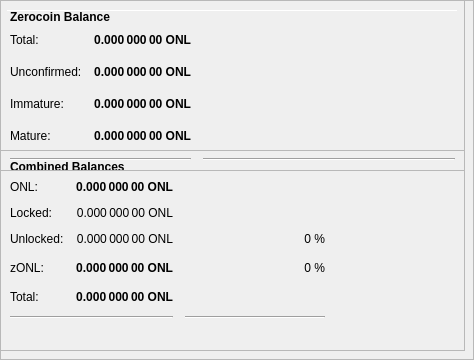
        <widget class="QFrame" name="frameObfuscation">
         <property name="minimumSize">
          <size>
           <width>0</width>
           <height>350</height>
          </size>
         </property>
         <property name="layoutDirection">
          <enum>Qt::LeftToRight</enum>
         </property>
         <property name="frameShape">
          <enum>QFrame::StyledPanel</enum>
         </property>
         <property name="frameShadow">
          <enum>QFrame::Raised</enum>
         </property>
         <widget class="QPushButton" name="runAutoDenom">
          <property name="geometry">
           <rect>
            <x>251</x>
            <y>17</y>
            <width>1</width>
            <height>1</height>
           </rect>
          </property>
          <property name="palette">
           <palette>
            <active>
             <colorrole role="WindowText">
              <brush brushstyle="SolidPattern">
               <color alpha="255">
                <red>0</red>
                <green>0</green>
                <blue>0</blue>
               </color>
              </brush>
             </colorrole>
             <colorrole role="Button">
              <brush brushstyle="SolidPattern">
               <color alpha="255">
                <red>239</red>
                <green>238</green>
                <blue>238</blue>
               </color>
              </brush>
             </colorrole>
             <colorrole role="Light">
              <brush brushstyle="SolidPattern">
               <color alpha="255">
                <red>255</red>
                <green>255</green>
                <blue>255</blue>
               </color>
              </brush>
             </colorrole>
             <colorrole role="Midlight">
              <brush brushstyle="SolidPattern">
               <color alpha="255">
                <red>247</red>
                <green>246</green>
                <blue>246</blue>
               </color>
              </brush>
             </colorrole>
             <colorrole role="Dark">
              <brush brushstyle="SolidPattern">
               <color alpha="255">
                <red>119</red>
                <green>119</green>
                <blue>119</blue>
               </color>
              </brush>
             </colorrole>
             <colorrole role="Mid">
              <brush brushstyle="SolidPattern">
               <color alpha="255">
                <red>159</red>
                <green>159</green>
                <blue>159</blue>
               </color>
              </brush>
             </colorrole>
             <colorrole role="Text">
              <brush brushstyle="SolidPattern">
               <color alpha="255">
                <red>0</red>
                <green>0</green>
                <blue>0</blue>
               </color>
              </brush>
             </colorrole>
             <colorrole role="BrightText">
              <brush brushstyle="SolidPattern">
               <color alpha="255">
                <red>255</red>
                <green>255</green>
                <blue>255</blue>
               </color>
              </brush>
             </colorrole>
             <colorrole role="ButtonText">
              <brush brushstyle="SolidPattern">
               <color alpha="255">
                <red>0</red>
                <green>0</green>
                <blue>0</blue>
               </color>
              </brush>
             </colorrole>
             <colorrole role="Base">
              <brush brushstyle="SolidPattern">
               <color alpha="255">
                <red>255</red>
                <green>255</green>
                <blue>255</blue>
               </color>
              </brush>
             </colorrole>
             <colorrole role="Window">
              <brush brushstyle="SolidPattern">
               <color alpha="255">
                <red>239</red>
                <green>238</green>
                <blue>238</blue>
               </color>
              </brush>
             </colorrole>
             <colorrole role="Shadow">
              <brush brushstyle="SolidPattern">
               <color alpha="255">
                <red>0</red>
                <green>0</green>
                <blue>0</blue>
               </color>
              </brush>
             </colorrole>
             <colorrole role="AlternateBase">
              <brush brushstyle="SolidPattern">
               <color alpha="255">
                <red>247</red>
                <green>246</green>
                <blue>246</blue>
               </color>
              </brush>
             </colorrole>
             <colorrole role="ToolTipBase">
              <brush brushstyle="SolidPattern">
               <color alpha="255">
                <red>255</red>
                <green>255</green>
                <blue>220</blue>
               </color>
              </brush>
             </colorrole>
             <colorrole role="ToolTipText">
              <brush brushstyle="SolidPattern">
               <color alpha="255">
                <red>0</red>
                <green>0</green>
                <blue>0</blue>
               </color>
              </brush>
             </colorrole>
            </active>
            <inactive>
             <colorrole role="WindowText">
              <brush brushstyle="SolidPattern">
               <color alpha="255">
                <red>0</red>
                <green>0</green>
                <blue>0</blue>
               </color>
              </brush>
             </colorrole>
             <colorrole role="Button">
              <brush brushstyle="SolidPattern">
               <color alpha="255">
                <red>239</red>
                <green>238</green>
                <blue>238</blue>
               </color>
              </brush>
             </colorrole>
             <colorrole role="Light">
              <brush brushstyle="SolidPattern">
               <color alpha="255">
                <red>255</red>
                <green>255</green>
                <blue>255</blue>
               </color>
              </brush>
             </colorrole>
             <colorrole role="Midlight">
              <brush brushstyle="SolidPattern">
               <color alpha="255">
                <red>247</red>
                <green>246</green>
                <blue>246</blue>
               </color>
              </brush>
             </colorrole>
             <colorrole role="Dark">
              <brush brushstyle="SolidPattern">
               <color alpha="255">
                <red>119</red>
                <green>119</green>
                <blue>119</blue>
               </color>
              </brush>
             </colorrole>
             <colorrole role="Mid">
              <brush brushstyle="SolidPattern">
               <color alpha="255">
                <red>159</red>
                <green>159</green>
                <blue>159</blue>
               </color>
              </brush>
             </colorrole>
             <colorrole role="Text">
              <brush brushstyle="SolidPattern">
               <color alpha="255">
                <red>0</red>
                <green>0</green>
                <blue>0</blue>
               </color>
              </brush>
             </colorrole>
             <colorrole role="BrightText">
              <brush brushstyle="SolidPattern">
               <color alpha="255">
                <red>255</red>
                <green>255</green>
                <blue>255</blue>
               </color>
              </brush>
             </colorrole>
             <colorrole role="ButtonText">
              <brush brushstyle="SolidPattern">
               <color alpha="255">
                <red>0</red>
                <green>0</green>
                <blue>0</blue>
               </color>
              </brush>
             </colorrole>
             <colorrole role="Base">
              <brush brushstyle="SolidPattern">
               <color alpha="255">
                <red>255</red>
                <green>255</green>
                <blue>255</blue>
               </color>
              </brush>
             </colorrole>
             <colorrole role="Window">
              <brush brushstyle="SolidPattern">
               <color alpha="255">
                <red>239</red>
                <green>238</green>
                <blue>238</blue>
               </color>
              </brush>
             </colorrole>
             <colorrole role="Shadow">
              <brush brushstyle="SolidPattern">
               <color alpha="255">
                <red>0</red>
                <green>0</green>
                <blue>0</blue>
               </color>
              </brush>
             </colorrole>
             <colorrole role="AlternateBase">
              <brush brushstyle="SolidPattern">
               <color alpha="255">
                <red>247</red>
                <green>246</green>
                <blue>246</blue>
               </color>
              </brush>
             </colorrole>
             <colorrole role="ToolTipBase">
              <brush brushstyle="SolidPattern">
               <color alpha="255">
                <red>255</red>
                <green>255</green>
                <blue>220</blue>
               </color>
              </brush>
             </colorrole>
             <colorrole role="ToolTipText">
              <brush brushstyle="SolidPattern">
               <color alpha="255">
                <red>0</red>
                <green>0</green>
                <blue>0</blue>
               </color>
              </brush>
             </colorrole>
            </inactive>
            <disabled>
             <colorrole role="WindowText">
              <brush brushstyle="SolidPattern">
               <color alpha="255">
                <red>119</red>
                <green>119</green>
                <blue>119</blue>
               </color>
              </brush>
             </colorrole>
             <colorrole role="Button">
              <brush brushstyle="SolidPattern">
               <color alpha="255">
                <red>239</red>
                <green>238</green>
                <blue>238</blue>
               </color>
              </brush>
             </colorrole>
             <colorrole role="Light">
              <brush brushstyle="SolidPattern">
               <color alpha="255">
                <red>255</red>
                <green>255</green>
                <blue>255</blue>
               </color>
              </brush>
             </colorrole>
             <colorrole role="Midlight">
              <brush brushstyle="SolidPattern">
               <color alpha="255">
                <red>247</red>
                <green>246</green>
                <blue>246</blue>
               </color>
              </brush>
             </colorrole>
             <colorrole role="Dark">
              <brush brushstyle="SolidPattern">
               <color alpha="255">
                <red>119</red>
                <green>119</green>
                <blue>119</blue>
               </color>
              </brush>
             </colorrole>
             <colorrole role="Mid">
              <brush brushstyle="SolidPattern">
               <color alpha="255">
                <red>159</red>
                <green>159</green>
                <blue>159</blue>
               </color>
              </brush>
             </colorrole>
             <colorrole role="Text">
              <brush brushstyle="SolidPattern">
               <color alpha="255">
                <red>119</red>
                <green>119</green>
                <blue>119</blue>
               </color>
              </brush>
             </colorrole>
             <colorrole role="BrightText">
              <brush brushstyle="SolidPattern">
               <color alpha="255">
                <red>255</red>
                <green>255</green>
                <blue>255</blue>
               </color>
              </brush>
             </colorrole>
             <colorrole role="ButtonText">
              <brush brushstyle="SolidPattern">
               <color alpha="255">
                <red>119</red>
                <green>119</green>
                <blue>119</blue>
               </color>
              </brush>
             </colorrole>
             <colorrole role="Base">
              <brush brushstyle="SolidPattern">
               <color alpha="255">
                <red>239</red>
                <green>238</green>
                <blue>238</blue>
               </color>
              </brush>
             </colorrole>
             <colorrole role="Window">
              <brush brushstyle="SolidPattern">
               <color alpha="255">
                <red>239</red>
                <green>238</green>
                <blue>238</blue>
               </color>
              </brush>
             </colorrole>
             <colorrole role="Shadow">
              <brush brushstyle="SolidPattern">
               <color alpha="255">
                <red>0</red>
                <green>0</green>
                <blue>0</blue>
               </color>
              </brush>
             </colorrole>
             <colorrole role="AlternateBase">
              <brush brushstyle="SolidPattern">
               <color alpha="255">
                <red>239</red>
                <green>238</green>
                <blue>238</blue>
               </color>
              </brush>
             </colorrole>
             <colorrole role="ToolTipBase">
              <brush brushstyle="SolidPattern">
               <color alpha="255">
                <red>255</red>
                <green>255</green>
                <blue>220</blue>
               </color>
              </brush>
             </colorrole>
             <colorrole role="ToolTipText">
              <brush brushstyle="SolidPattern">
               <color alpha="255">
                <red>0</red>
                <green>0</green>
                <blue>0</blue>
               </color>
              </brush>
             </colorrole>
            </disabled>
           </palette>
          </property>
          <property name="focusPolicy">
           <enum>Qt::NoFocus</enum>
          </property>
          <property name="autoFillBackground">
           <bool>true</bool>
          </property>
          <property name="text">
           <string/>
          </property>
          <property name="flat">
           <bool>true</bool>
          </property>
         </widget>
         <widget class="Line" name="line">
          <property name="geometry">
           <rect>
            <x>7</x>
            <y>10</y>
            <width>451</width>
            <height>1</height>
           </rect>
          </property>
          <property name="orientation">
           <enum>Qt::Horizontal</enum>
          </property>
         </widget>
         <widget class="QFrame" name="frame_3">
          <property name="geometry">
           <rect>
            <x>0</x>
            <y>150</y>
            <width>465</width>
            <height>201</height>
           </rect>
          </property>
          <property name="frameShape">
           <enum>QFrame::StyledPanel</enum>
          </property>
          <property name="frameShadow">
           <enum>QFrame::Raised</enum>
          </property>
          <layout class="QVBoxLayout" name="verticalLayout_5">
           <item>
            <layout class="QHBoxLayout" name="horizontalLayout_5" stretch="0">
             <item>
              <widget class="QLabel" name="label_5z">
               <property name="maximumSize">
                <size>
                 <width>16777215</width>
                 <height>20</height>
                </size>
               </property>
               <property name="font">
                <font>
                 <weight>75</weight>
                 <bold>true</bold>
                </font>
               </property>
               <property name="toolTip">
                <string>Combined Balances (including unconfirmed and immature coins)</string>
               </property>
               <property name="text">
                <string>&lt;html&gt;&lt;head/&gt;&lt;body&gt;&lt;p&gt;Combined Balances&lt;/p&gt;&lt;/body&gt;&lt;/html&gt;</string>
               </property>
              </widget>
             </item>
            </layout>
           </item>
           <item>
            <layout class="QGridLayout" name="gridLayout_3">
             <property name="spacing">
              <number>12</number>
             </property>
             <item row="7" column="0" colspan="2">
              <widget class="Line" name="lineSpendableBalance_3">
               <property name="orientation">
                <enum>Qt::Horizontal</enum>
               </property>
              </widget>
             </item>
             <item row="7" column="2">
              <widget class="Line" name="lineWatchBalance_3">
               <property name="sizePolicy">
                <sizepolicy hsizetype="Preferred" vsizetype="Fixed">
                 <horstretch>0</horstretch>
                 <verstretch>0</verstretch>
                </sizepolicy>
               </property>
               <property name="minimumSize">
                <size>
                 <width>140</width>
                 <height>0</height>
                </size>
               </property>
               <property name="orientation">
                <enum>Qt::Horizontal</enum>
               </property>
              </widget>
             </item>
             <item row="4" column="1">
              <widget class="QLabel" name="labelzBalancez">
               <property name="font">
                <font>
                 <weight>75</weight>
                 <bold>true</bold>
                </font>
               </property>
               <property name="cursor">
                <cursorShape>IBeamCursor</cursorShape>
               </property>
               <property name="toolTip">
                <string>Total of transactions that have yet to be confirmed, and do not yet count toward the spendable balance</string>
               </property>
               <property name="text">
                <string notr="true">0.000 000 00 ONL</string>
               </property>
               <property name="alignment">
                <set>Qt::AlignRight|Qt::AlignTrailing|Qt::AlignVCenter</set>
               </property>
               <property name="textInteractionFlags">
                <set>Qt::LinksAccessibleByMouse|Qt::TextSelectableByKeyboard|Qt::TextSelectableByMouse</set>
               </property>
              </widget>
             </item>
             <item row="6" column="1">
              <widget class="QLabel" name="labelTotalz">
               <property name="font">
                <font>
                 <weight>75</weight>
                 <bold>true</bold>
                </font>
               </property>
               <property name="cursor">
                <cursorShape>IBeamCursor</cursorShape>
               </property>
               <property name="toolTip">
                <string>Total Balance, including unconfirmed and immature coins.</string>
               </property>
               <property name="text">
                <string notr="true">0.000 000 00 ONL</string>
               </property>
               <property name="alignment">
                <set>Qt::AlignRight|Qt::AlignTrailing|Qt::AlignVCenter</set>
               </property>
               <property name="textInteractionFlags">
                <set>Qt::LinksAccessibleByMouse|Qt::TextSelectableByKeyboard|Qt::TextSelectableByMouse</set>
               </property>
              </widget>
             </item>
             <item row="4" column="3">
              <spacer name="horizontalSpacer_6">
               <property name="orientation">
                <enum>Qt::Horizontal</enum>
               </property>
               <property name="sizeHint" stdset="0">
                <size>
                 <width>40</width>
                 <height>20</height>
                </size>
               </property>
              </spacer>
             </item>
             <item row="6" column="0">
              <widget class="QLabel" name="labelTotalTextz">
               <property name="text">
                <string>Total:</string>
               </property>
              </widget>
             </item>
             <item row="1" column="0">
              <widget class="QLabel" name="labelBalanceTextz">
               <property name="text">
                <string>ONL:</string>
               </property>
              </widget>
             </item>
             <item row="1" column="1">
              <widget class="QLabel" name="labelBalancez">
               <property name="font">
                <font>
                 <weight>75</weight>
                 <bold>true</bold>
                </font>
               </property>
               <property name="cursor">
                <cursorShape>IBeamCursor</cursorShape>
               </property>
               <property name="toolTip">
                <string>Your current spendable balance</string>
               </property>
               <property name="text">
                <string notr="true">0.000 000 00 ONL</string>
               </property>
               <property name="alignment">
                <set>Qt::AlignRight|Qt::AlignTrailing|Qt::AlignVCenter</set>
               </property>
               <property name="textInteractionFlags">
                <set>Qt::LinksAccessibleByMouse|Qt::TextSelectableByKeyboard|Qt::TextSelectableByMouse</set>
               </property>
              </widget>
             </item>
             <item row="4" column="0">
              <widget class="QLabel" name="labelzBalanceTextz">
               <property name="toolTip">
                <string/>
               </property>
               <property name="text">
                <string>zONL:</string>
               </property>
              </widget>
             </item>
             <item row="4" column="2">
              <widget class="QLabel" name="labelzONLPercent">
               <property name="toolTip">
                <string>Current percentage of zONL.
If AutoMint is enabled this percentage will settle around the configured AutoMint percentage (default = 10%)</string>
               </property>
               <property name="text">
                <string>0 %</string>
               </property>
               <property name="alignment">
                <set>Qt::AlignRight|Qt::AlignTrailing|Qt::AlignVCenter</set>
               </property>
              </widget>
             </item>
             <item row="6" column="2">
              <widget class="QLabel" name="label100Percent">
               <property name="text">
                <string/>
               </property>
               <property name="alignment">
                <set>Qt::AlignRight|Qt::AlignTrailing|Qt::AlignVCenter</set>
               </property>
              </widget>
             </item>
             <item row="2" column="1">
              <widget class="QLabel" name="labelLockedBalance">
               <property name="toolTip">
                <string>Locked ONL or Masternode collaterals. These are excluded from zONL minting.</string>
               </property>
               <property name="text">
                <string>0.000 000 00 ONL</string>
               </property>
               <property name="alignment">
                <set>Qt::AlignRight|Qt::AlignTrailing|Qt::AlignVCenter</set>
               </property>
              </widget>
             </item>
             <item row="2" column="0">
              <widget class="QLabel" name="labelLockedBalanceText">
               <property name="toolTip">
                <string>Locked ONL or Masternode collaterals. These are excluded from zONL minting.</string>
               </property>
               <property name="text">
                <string>Locked:</string>
               </property>
              </widget>
             </item>
             <item row="3" column="0">
              <widget class="QLabel" name="labelUnLockedBalanceText">
               <property name="toolTip">
                <string>Unlocked ONLs. These can be used for zONL minting.</string>
               </property>
               <property name="text">
                <string>Unlocked:</string>
               </property>
              </widget>
             </item>
             <item row="3" column="1">
              <widget class="QLabel" name="labelUnLockedBalance">
               <property name="toolTip">
                <string>Unlocked ONLs. These can be used for zONL minting.</string>
               </property>
               <property name="text">
                <string>0.000 000 00 ONL</string>
               </property>
               <property name="alignment">
                <set>Qt::AlignRight|Qt::AlignTrailing|Qt::AlignVCenter</set>
               </property>
              </widget>
             </item>
             <item row="3" column="2">
              <widget class="QLabel" name="labelONLPercent">
               <property name="text">
                <string>0 %</string>
               </property>
               <property name="alignment">
                <set>Qt::AlignRight|Qt::AlignTrailing|Qt::AlignVCenter</set>
               </property>
              </widget>
             </item>
            </layout>
           </item>
           <item>
            <spacer name="verticalSpacer">
             <property name="orientation">
              <enum>Qt::Vertical</enum>
             </property>
             <property name="sizeHint" stdset="0">
              <size>
               <width>20</width>
               <height>40</height>
              </size>
             </property>
            </spacer>
           </item>
          </layout>
         </widget>
         <widget class="QFrame" name="frame_4">
          <property name="geometry">
           <rect>
            <x>0</x>
            <y>0</y>
            <width>465</width>
            <height>171</height>
           </rect>
          </property>
          <property name="frameShape">
           <enum>QFrame::StyledPanel</enum>
          </property>
          <property name="frameShadow">
           <enum>QFrame::Raised</enum>
          </property>
          <layout class="QVBoxLayout" name="verticalLayout_7">
           <item>
            <layout class="QHBoxLayout" name="horizontalLayout_8" stretch="0">
             <item>
              <widget class="QLabel" name="label_5z_3">
               <property name="maximumSize">
                <size>
                 <width>16777215</width>
                 <height>20</height>
                </size>
               </property>
               <property name="font">
                <font>
                 <weight>75</weight>
                 <bold>true</bold>
                </font>
               </property>
               <property name="text">
                <string>Zerocoin Balance</string>
               </property>
              </widget>
             </item>
            </layout>
           </item>
           <item>
            <layout class="QGridLayout" name="gridLayout_5">
             <property name="spacing">
              <number>12</number>
             </property>
             <item row="4" column="0">
              <widget class="QLabel" name="labelzBalanceMatureText">
               <property name="toolTip">
                <string>Mature: more than 20 confirmation and more than 3 mints of the same denomination after it was minted.
These zONL are spendable.</string>
               </property>
               <property name="text">
                <string>Mature:</string>
               </property>
              </widget>
             </item>
             <item row="5" column="0" colspan="2">
              <widget class="Line" name="lineSpendableBalance_5">
               <property name="orientation">
                <enum>Qt::Horizontal</enum>
               </property>
              </widget>
             </item>
             <item row="1" column="1">
              <widget class="QLabel" name="labelzBalance">
               <property name="font">
                <font>
                 <weight>75</weight>
                 <bold>true</bold>
                </font>
               </property>
               <property name="cursor">
                <cursorShape>IBeamCursor</cursorShape>
               </property>
               <property name="toolTip">
                <string>All available zONL, unconfirmed and immature zONL included.</string>
               </property>
               <property name="text">
                <string notr="true">0.000 000 00 ONL</string>
               </property>
               <property name="alignment">
                <set>Qt::AlignRight|Qt::AlignTrailing|Qt::AlignVCenter</set>
               </property>
               <property name="textInteractionFlags">
                <set>Qt::LinksAccessibleByMouse|Qt::TextSelectableByKeyboard|Qt::TextSelectableByMouse</set>
               </property>
              </widget>
             </item>
             <item row="5" column="2">
              <widget class="Line" name="lineWatchBalance_5">
               <property name="sizePolicy">
                <sizepolicy hsizetype="Preferred" vsizetype="Fixed">
                 <horstretch>0</horstretch>
                 <verstretch>0</verstretch>
                </sizepolicy>
               </property>
               <property name="minimumSize">
                <size>
                 <width>140</width>
                 <height>0</height>
                </size>
               </property>
               <property name="orientation">
                <enum>Qt::Horizontal</enum>
               </property>
              </widget>
             </item>
             <item row="1" column="0">
              <widget class="QLabel" name="labelzBalanceText">
               <property name="toolTip">
                <string>All available zONL, unconfirmed and immature zONL included.</string>
               </property>
               <property name="text">
                <string>Total:</string>
               </property>
              </widget>
             </item>
             <item row="1" column="2">
              <spacer name="horizontalSpacer_8">
               <property name="orientation">
                <enum>Qt::Horizontal</enum>
               </property>
               <property name="sizeHint" stdset="0">
                <size>
                 <width>40</width>
                 <height>20</height>
                </size>
               </property>
              </spacer>
             </item>
             <item row="4" column="2">
              <spacer name="horizontalSpacer_4">
               <property name="orientation">
                <enum>Qt::Horizontal</enum>
               </property>
               <property name="sizeHint" stdset="0">
                <size>
                 <width>40</width>
                 <height>20</height>
                </size>
               </property>
              </spacer>
             </item>
             <item row="4" column="1">
              <widget class="QLabel" name="labelzBalanceMature">
               <property name="font">
                <font>
                 <weight>75</weight>
                 <bold>true</bold>
                </font>
               </property>
               <property name="toolTip">
                <string>Mature: more than 20 confirmation and more than 3 mints of the same denomination after it was minted.
These zONL are spendable.</string>
               </property>
               <property name="text">
                <string>0.000 000 00 ONL</string>
               </property>
               <property name="alignment">
                <set>Qt::AlignRight|Qt::AlignTrailing|Qt::AlignVCenter</set>
               </property>
              </widget>
             </item>
             <item row="2" column="0">
              <widget class="QLabel" name="labelzBalanceUnconfirmedText">
               <property name="toolTip">
                <string>Unconfirmed: less than 20 confirmations
Immature: confirmed, but less than 3 mints of the same denomination after it was minted</string>
               </property>
               <property name="text">
                <string>Unconfirmed:</string>
               </property>
              </widget>
             </item>
             <item row="2" column="1">
              <widget class="QLabel" name="labelzBalanceUnconfirmed">
               <property name="font">
                <font>
                 <weight>75</weight>
                 <bold>true</bold>
                </font>
               </property>
               <property name="toolTip">
                <string>Unconfirmed: less than 20 confirmations
Immature: confirmed, but less than 3 mints of the same denomination after it was minted</string>
               </property>
               <property name="text">
                <string>0.000 000 00 ONL</string>
               </property>
               <property name="alignment">
                <set>Qt::AlignRight|Qt::AlignTrailing|Qt::AlignVCenter</set>
               </property>
              </widget>
             </item>
             <item row="2" column="2">
              <spacer name="horizontalSpacer_5">
               <property name="orientation">
                <enum>Qt::Horizontal</enum>
               </property>
               <property name="sizeHint" stdset="0">
                <size>
                 <width>40</width>
                 <height>20</height>
                </size>
               </property>
              </spacer>
             </item>
             <item row="3" column="0">
              <widget class="QLabel" name="labelzBalanceImmatureText">
               <property name="toolTip">
                <string>Unconfirmed: less than 20 confirmations
Immature: confirmed, but less than 3 mints of the same denomination after it was minted</string>
               </property>
               <property name="text">
                <string>Immature:</string>
               </property>
              </widget>
             </item>
             <item row="3" column="1">
              <widget class="QLabel" name="labelzBalanceImmature">
               <property name="font">
                <font>
                 <weight>75</weight>
                 <bold>true</bold>
                </font>
               </property>
               <property name="toolTip">
                <string>Unconfirmed: less than 20 confirmations
Immature: confirmed, but less than 3 mints of the same denomination after it was minted</string>
               </property>
               <property name="text">
                <string>0.000 000 00 ONL</string>
               </property>
               <property name="alignment">
                <set>Qt::AlignRight|Qt::AlignTrailing|Qt::AlignVCenter</set>
               </property>
              </widget>
             </item>
             <item row="3" column="2">
              <spacer name="horizontalSpacer_7">
               <property name="orientation">
                <enum>Qt::Horizontal</enum>
               </property>
               <property name="sizeHint" stdset="0">
                <size>
                 <width>40</width>
                 <height>20</height>
                </size>
               </property>
              </spacer>
             </item>
            </layout>
           </item>
          </layout>
         </widget>
        </widget>
